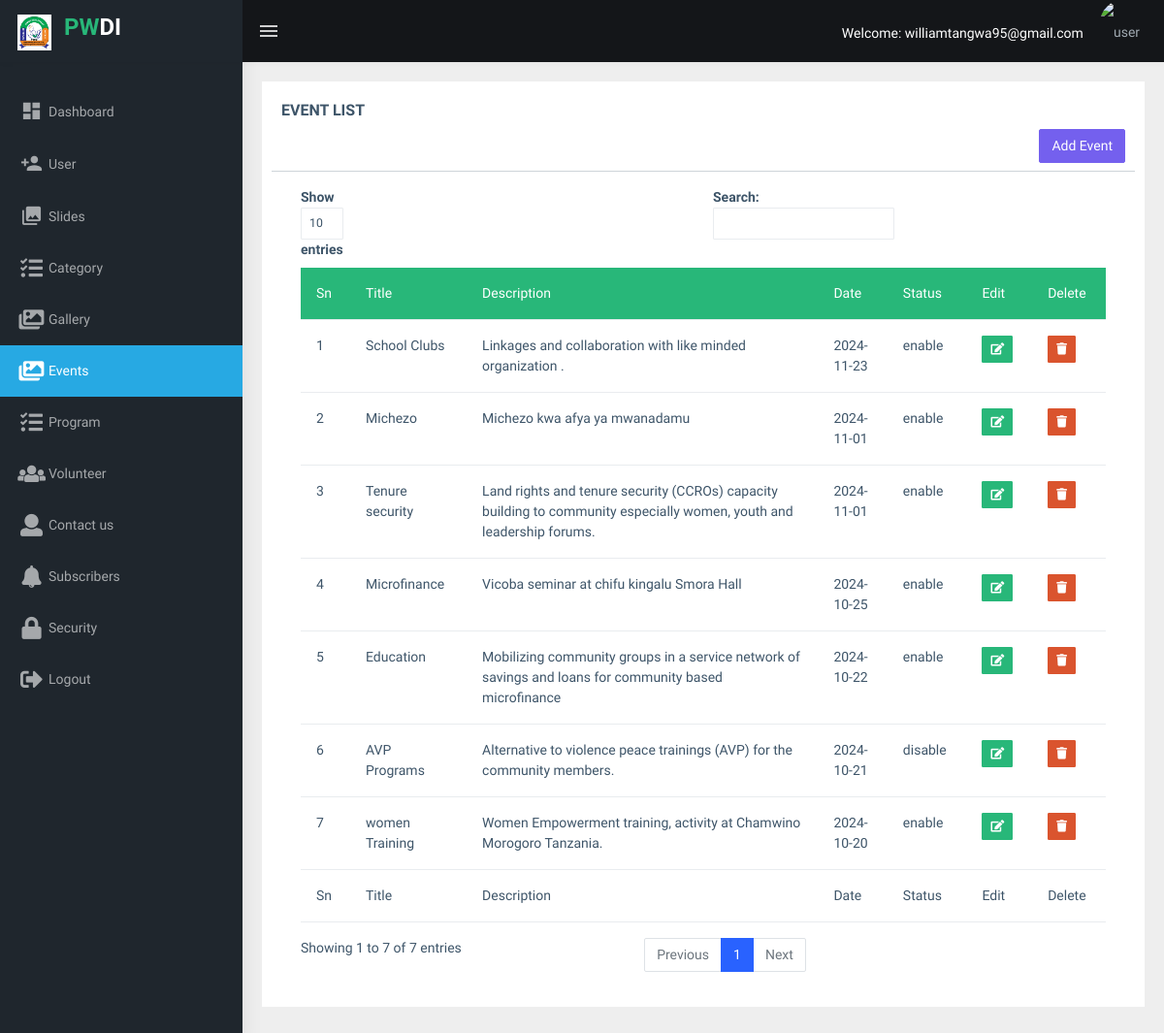
/admin/event-list.php (signed in), run on an earlier commit of the app's database.
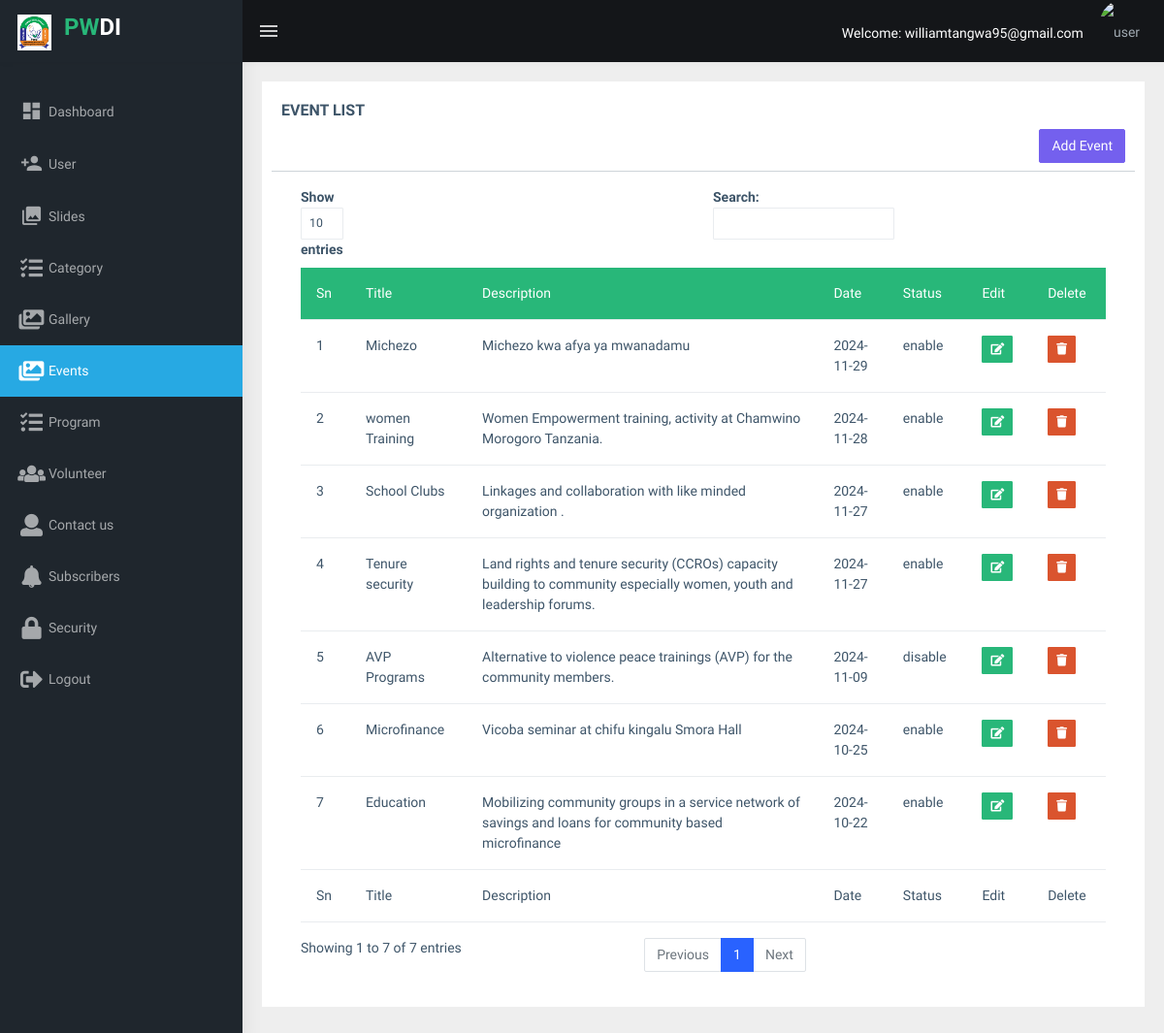
And on a later commit of the database.
### tables this page shows
CREATE TABLE `events` (
  `events_id` int(11) NOT NULL,
  `events_title` varchar(500) NOT NULL,
  `events_description` varchar(500) NOT NULL,
  `events_date` date NOT NULL,
  `events_status` enum('enable','disable') NOT NULL
);

### admin/event-list.php (the view, shortened to what the changed rows need)
<!DOCTYPE html>
<html dir="ltr" lang="en">
      <?php
   include 'header.php';
   include_once 'include/pwdi_db.php';
  ?>
  <body>
      <div class="page-wrapper">
        <div class="container-fluid">
          <?PHP
             if (!empty($_GET['id'])){
              ?>
                  <?php
                          $sqlieve="SELECT * FROM `events` WHERE events_id='$_GET[id]'";
                           $resulteve=mysqli_query($conn,$sqlieve);
                           $event=mysqli_fetch_assoc($resulteve);
                              ?>
            <div class="card">
                <div class="card-body">
                  <h4 class="card-title text-center">Event edit form</h4>
                <form method="POST" action="" enctype="multipart/form-data">
                      <div class="form-group">
                        <label>Title</label>
                        <input type="text" class="form-control" placeholder="Enter title" name="titles" value="<?php echo $event['events_title']; ?>" required />
                      </div>
                      <div class="form-group">
                    <label>Description</label>
                        <textarea class="form-control" name="description" placeholder="Enter description..." rows="3" required><?php echo $event['events_description']; ?></textarea>
                      </div>
                    <div class="form-group">
                        <label>Date</label>
                        <input type="date" class="form-control" placeholder="Enter event date" name="event_date" value="<?php echo $event['events_date']; ?>" required />
                      </div>
                        <div class="form-group">
                        <label>Select status</label
                        >
                           <select
                            class="select2 form-select shadow-none"
                            style="width: 100%; height: 36px" name="status">
                            <option selected value="" selected>Select</option>
                            <?php if($event['events_status']=='enable'){ ?>
                              <option value="enable" selected>Enable</option>
                              <option value="disable">Disabled</option>
                            <?php }else{
                              ?>
                              <option value="enable">Enable</option>
                              <option value="disable" selected>Disabled</option>
                              <?php
                            } ?>
                          </select>
                      </div>
                      <div class="card-action">
                  <button class="btn btn-md btn-success text-white"  type="submit" name="edit">Submit</button>&nbsp;<a href="event-list.php" class="btn btn-md btn-danger text-white">Back</a>
                </div>
                </form>
                </div>
              </div>
              <?php
             }else{
               ?>
          <div class="row">
            <div class="col-12">
              <div class="card">
                <div class="card-body">
                  <div class="table-responsive">
                    <table
                      id="zero_config"
                      class="table table-hover table-sm"
                    >
                      <thead>
                        <tr class="bg-success">
                          <th class="text-white">Sn</th>
                          <th class="text-white">Title</th>
                          <th class="text-white">Description</th>
                          <th class="text-white">Date</th>
                          <th class="text-white">Status</th>
                          <th class="text-white">Edit</th>
                          <th class="text-white">Delete</th>
                        </tr>
                      </thead>
                      <tbody>
                        <?php
                          $sqli="SELECT * FROM `events` ORDER BY events_date DESC,events_status ASC, events_title ASC";
                           $result=mysqli_query($conn,$sqli);
                           $count=mysqli_num_rows($result);
                           $i=1;
                           while ($i<=$count){
                           while ($row=mysqli_fetch_assoc($result)){
                              ?>
                              <tr>
                          <td><?php echo $i; ?></td>
                          <td><?php echo $row['events_title']; ?></td>
                          <td><?php echo $row['events_description']; ?></td>
                          <td><?php echo $row['events_date']; ?></td>
                          <td><?php echo $row['events_status']; ?></td>
                          <form method="POST" action="" class="form-inline">
                              <td>
                                <a href="event-list.php?id=<?php echo $row['events_id']; ?>" class="btn btn-sm btn-success text-white"><span class="fas fa-edit"></span></a></td>
                            <td><button onclick="return confirm('Are you sure you want to delete <?php echo $row['events_title'];  ?>')" type="submit" name="delete" class="btn btn-sm btn-danger"><span class="fas fa-trash"></span></button></td>
                          </form>
                        </tr>
                             <?php
                             $i++;
                              }
                            }
                         ?>
                      </tbody>
                       <tfoot>
                        <tr>
                          <th>Sn</th>
                          <th>Title</th>
                          <th>Description</th>
                          <th>Date</th>
                          <th>Status</th>
                          <th>Edit</th>
                          <th>Delete</th>
                         </tr>
                       </tfoot>
                    </table>
                  </div>
                </div>
              </div>
            </div>
          </div>
               <?php
             }
          ?>
        </div>
      </div>
    </div>
  </body>
</html>

What changed in the data, as far as the page shows it:
changed events "Michezo": events_date "2024-11-01" → "2024-11-29"; moves up the list
changed events "women Training": events_date "2024-10-20" → "2024-11-28"; moves up the list
changed events "School Clubs": events_date "2024-11-23" → "2024-11-27"
changed events "Tenure security": events_date "2024-11-01" → "2024-11-27"
changed events "AVP Programs": events_date "2024-10-21" → "2024-11-09"; moves up the list
